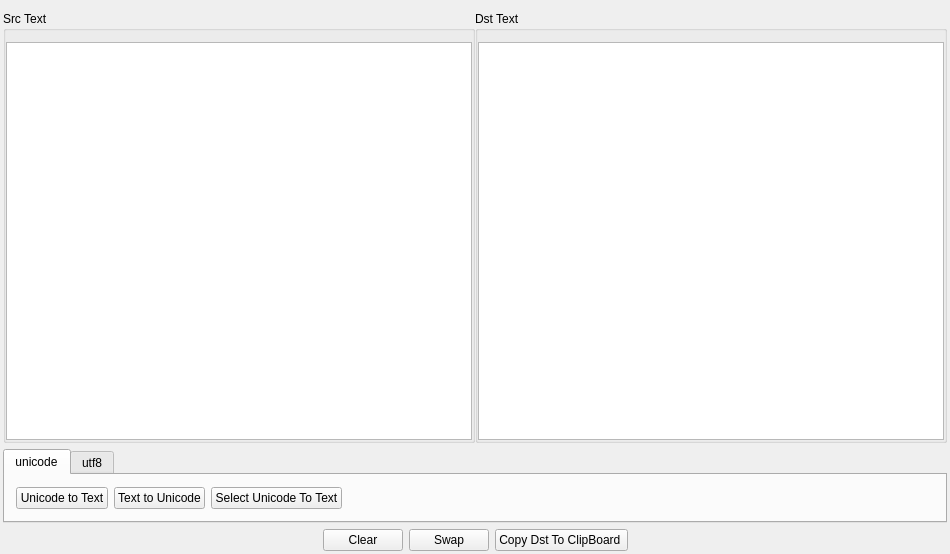
<?xml version="1.0" encoding="UTF-8"?>
<ui version="4.0">
 <class>EncodeTransClass</class>
 <widget class="QWidget" name="EncodeTransClass">
  <property name="geometry">
   <rect>
    <x>0</x>
    <y>0</y>
    <width>950</width>
    <height>554</height>
   </rect>
  </property>
  <property name="windowTitle">
   <string>EncodeTrans</string>
  </property>
  <layout class="QVBoxLayout" name="verticalLayout" stretch="1,0,0">
   <property name="leftMargin">
    <number>3</number>
   </property>
   <property name="rightMargin">
    <number>3</number>
   </property>
   <property name="bottomMargin">
    <number>3</number>
   </property>
   <item>
    <layout class="QHBoxLayout" name="horizontalLayout">
     <property name="spacing">
      <number>0</number>
     </property>
     <item>
      <widget class="QGroupBox" name="groupBox">
       <property name="title">
        <string>Src Text</string>
       </property>
       <layout class="QGridLayout" name="gridLayout_4">
        <property name="leftMargin">
         <number>0</number>
        </property>
        <property name="rightMargin">
         <number>0</number>
        </property>
        <property name="bottomMargin">
         <number>0</number>
        </property>
        <item row="0" column="0">
         <widget class="QPlainTextEdit" name="srcTextEdit">
          <property name="undoRedoEnabled">
           <bool>false</bool>
          </property>
         </widget>
        </item>
       </layout>
      </widget>
     </item>
     <item>
      <widget class="QGroupBox" name="groupBox_2">
       <property name="title">
        <string>Dst Text</string>
       </property>
       <layout class="QGridLayout" name="gridLayout_5">
        <property name="leftMargin">
         <number>0</number>
        </property>
        <property name="rightMargin">
         <number>0</number>
        </property>
        <property name="bottomMargin">
         <number>0</number>
        </property>
        <item row="0" column="0">
         <widget class="QPlainTextEdit" name="dstTextEdit">
          <property name="undoRedoEnabled">
           <bool>false</bool>
          </property>
         </widget>
        </item>
       </layout>
      </widget>
     </item>
    </layout>
   </item>
   <item>
    <widget class="QTabWidget" name="tabWidget">
     <property name="currentIndex">
      <number>0</number>
     </property>
     <widget class="QWidget" name="unicodeTab">
      <attribute name="title">
       <string>unicode</string>
      </attribute>
      <layout class="QGridLayout" name="gridLayout">
       <item row="0" column="4">
        <spacer name="horizontalSpacer_3">
         <property name="orientation">
          <enum>Qt::Horizontal</enum>
         </property>
         <property name="sizeHint" stdset="0">
          <size>
           <width>40</width>
           <height>20</height>
          </size>
         </property>
        </spacer>
       </item>
       <item row="0" column="1">
        <widget class="QPushButton" name="utoAbt">
         <property name="text">
          <string>Unicode to Text</string>
         </property>
        </widget>
       </item>
       <item row="0" column="2">
        <widget class="QPushButton" name="atoUbt">
         <property name="text">
          <string>Text to Unicode</string>
         </property>
        </widget>
       </item>
       <item row="0" column="3">
        <widget class="QPushButton" name="pushButton_3">
         <property name="text">
          <string>Select Unicode To Text</string>
         </property>
        </widget>
       </item>
      </layout>
     </widget>
     <widget class="QWidget" name="utf8Tab">
      <attribute name="title">
       <string>utf8</string>
      </attribute>
      <layout class="QGridLayout" name="gridLayout_2">
       <item row="0" column="3">
        <spacer name="horizontalSpacer">
         <property name="orientation">
          <enum>Qt::Horizontal</enum>
         </property>
         <property name="sizeHint" stdset="0">
          <size>
           <width>40</width>
           <height>20</height>
          </size>
         </property>
        </spacer>
       </item>
       <item row="0" column="1">
        <widget class="QPushButton" name="pushButton_2">
         <property name="text">
          <string>Utf8 to Text</string>
         </property>
        </widget>
       </item>
       <item row="0" column="2">
        <widget class="QPushButton" name="pushButton">
         <property name="text">
          <string>Text to Utf8</string>
         </property>
        </widget>
       </item>
      </layout>
     </widget>
    </widget>
   </item>
   <item>
    <layout class="QHBoxLayout" name="horizontalLayout_2">
     <item>
      <spacer name="horizontalSpacer_5">
       <property name="orientation">
        <enum>Qt::Horizontal</enum>
       </property>
       <property name="sizeHint" stdset="0">
        <size>
         <width>40</width>
         <height>20</height>
        </size>
       </property>
      </spacer>
     </item>
     <item>
      <widget class="QPushButton" name="clearBt">
       <property name="text">
        <string>Clear</string>
       </property>
      </widget>
     </item>
     <item>
      <widget class="QPushButton" name="swapBt">
       <property name="text">
        <string>Swap</string>
       </property>
      </widget>
     </item>
     <item>
      <widget class="QPushButton" name="copyClipBt">
       <property name="text">
        <string>Copy Dst To ClipBoard </string>
       </property>
      </widget>
     </item>
     <item>
      <spacer name="horizontalSpacer_4">
       <property name="orientation">
        <enum>Qt::Horizontal</enum>
       </property>
       <property name="sizeHint" stdset="0">
        <size>
         <width>40</width>
         <height>20</height>
        </size>
       </property>
      </spacer>
     </item>
    </layout>
   </item>
  </layout>
 </widget>
 <layoutdefault spacing="6" margin="11"/>
 <resources/>
 <connections>
  <connection>
   <sender>atoUbt</sender>
   <signal>clicked()</signal>
   <receiver>EncodeTransClass</receiver>
   <slot>on_asciiToUnicode()</slot>
   <hints>
    <hint type="sourcelabel">
     <x>157</x>
     <y>505</y>
    </hint>
    <hint type="destinationlabel">
     <x>-2</x>
     <y>410</y>
    </hint>
   </hints>
  </connection>
  <connection>
   <sender>utoAbt</sender>
   <signal>clicked()</signal>
   <receiver>EncodeTransClass</receiver>
   <slot>on_unicodeToAscii()</slot>
   <hints>
    <hint type="sourcelabel">
     <x>111</x>
     <y>505</y>
    </hint>
    <hint type="destinationlabel">
     <x>0</x>
     <y>452</y>
    </hint>
   </hints>
  </connection>
  <connection>
   <sender>pushButton</sender>
   <signal>clicked()</signal>
   <receiver>EncodeTransClass</receiver>
   <slot>on_textToUtf8()</slot>
   <hints>
    <hint type="sourcelabel">
     <x>137</x>
     <y>505</y>
    </hint>
    <hint type="destinationlabel">
     <x>3</x>
     <y>522</y>
    </hint>
   </hints>
  </connection>
  <connection>
   <sender>pushButton_2</sender>
   <signal>clicked()</signal>
   <receiver>EncodeTransClass</receiver>
   <slot>on_utf8ToText()</slot>
   <hints>
    <hint type="sourcelabel">
     <x>91</x>
     <y>505</y>
    </hint>
    <hint type="destinationlabel">
     <x>2</x>
     <y>440</y>
    </hint>
   </hints>
  </connection>
  <connection>
   <sender>clearBt</sender>
   <signal>clicked()</signal>
   <receiver>EncodeTransClass</receiver>
   <slot>on_clear()</slot>
   <hints>
    <hint type="sourcelabel">
     <x>344</x>
     <y>536</y>
    </hint>
    <hint type="destinationlabel">
     <x>180</x>
     <y>520</y>
    </hint>
   </hints>
  </connection>
  <connection>
   <sender>swapBt</sender>
   <signal>clicked()</signal>
   <receiver>EncodeTransClass</receiver>
   <slot>on_swap()</slot>
   <hints>
    <hint type="sourcelabel">
     <x>444</x>
     <y>541</y>
    </hint>
    <hint type="destinationlabel">
     <x>251</x>
     <y>525</y>
    </hint>
   </hints>
  </connection>
  <connection>
   <sender>copyClipBt</sender>
   <signal>clicked()</signal>
   <receiver>EncodeTransClass</receiver>
   <slot>on_copyClip()</slot>
   <hints>
    <hint type="sourcelabel">
     <x>573</x>
     <y>540</y>
    </hint>
    <hint type="destinationlabel">
     <x>725</x>
     <y>523</y>
    </hint>
   </hints>
  </connection>
  <connection>
   <sender>pushButton_3</sender>
   <signal>clicked()</signal>
   <receiver>EncodeTransClass</receiver>
   <slot>on_selectUnicodeToText()</slot>
   <hints>
    <hint type="sourcelabel">
     <x>291</x>
     <y>494</y>
    </hint>
    <hint type="destinationlabel">
     <x>943</x>
     <y>522</y>
    </hint>
   </hints>
  </connection>
 </connections>
 <slots>
  <slot>on_asciiToUnicode()</slot>
  <slot>on_unicodeToAscii()</slot>
  <slot>on_unicodeToGbk()</slot>
  <slot>on_gbkToUnicode()</slot>
  <slot>on_textToUtf8()</slot>
  <slot>on_utf8ToText()</slot>
  <slot>on_clear()</slot>
  <slot>on_swap()</slot>
  <slot>on_copyClip()</slot>
  <slot>on_selectUnicodeToText()</slot>
 </slots>
</ui>
